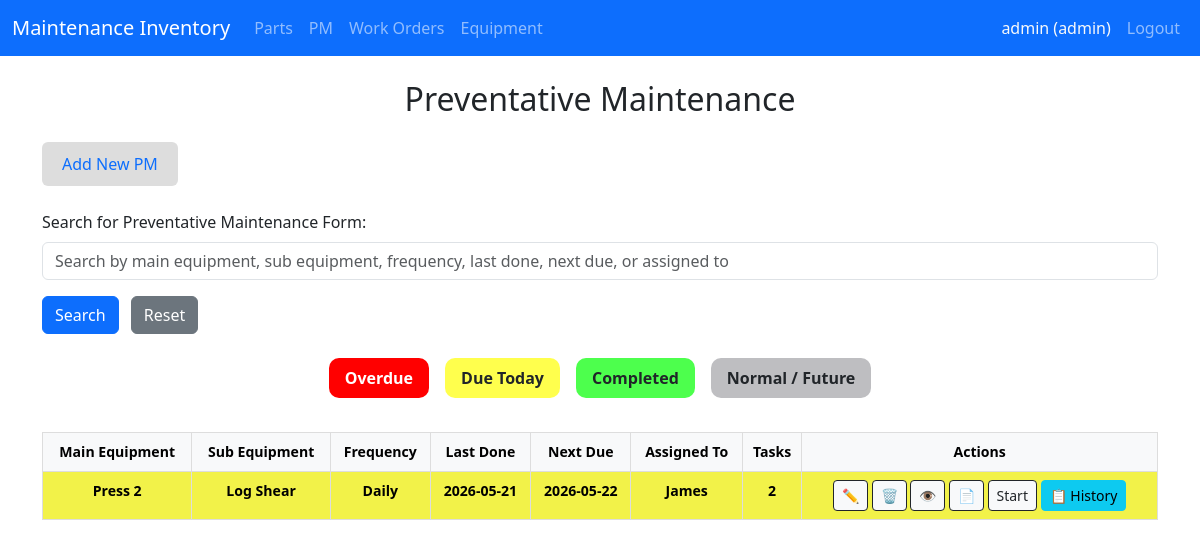
The page /pm/ (signed in) on the database its author committed.
### app/models/user.py (models this page shows, shortened)
class User(UserMixin, db.Model):
    __tablename__ = 'users'
    id = db.Column(db.Integer, primary_key=True)
    username = db.Column(db.String(80), unique=True, nullable=False)
    password_hash = db.Column(db.String(256), nullable=False)
    role = db.Column(db.String(20), default='technician') # 'admin' or 'technician'
    must_change_password = db.Column(db.Boolean, default=True) # Force change on first login
    created_at = db.Column(db.DateTime, default=datetime.utcnow)
    email = db.Column(db.String(120), unique=True, nullable=True) # Optional (nullable=True)

### app/models/pm.py (models this page shows, shortened)
class PM(db.Model):
    __tablename__ = 'pm'  # Keep to match your existing DB table
    id = db.Column(db.Integer, primary_key=True)
    main_equipment = db.Column(db.String(255))
    sub_equipment = db.Column(db.String(255))
    frequency = db.Column(db.String(50))
    last_done = db.Column(db.Date)
    next_due = db.Column(db.Date)
    checklist = db.Column(db.JSON)  # Assuming JSON for checklist
    assigned_user_id = db.Column(db.Integer, db.ForeignKey('users.id'), nullable=True)
    assigned_user = db.relationship('User', backref='assigned_pm_items', lazy=True)  # Unique backref name to avoid conflict

### app/routes/pm.py (the view, shortened to what this page needs)
@bp.route('/', methods=['GET', 'POST'])
@login_required
def index():
    search = request.args.get('search')
    query = PM.query.outerjoin(User)
    if current_user.role == 'technician':
        query = query.filter(PM.assigned_user_id == current_user.id)
    pms = query.all()
    items = []
    for pm in pms:
        items.append({
            'id': pm.id,
            'main_equipment': pm.main_equipment,
            'sub_equipment': pm.sub_equipment,
            'frequency': pm.frequency,
            'last_done': pm.last_done.strftime('%Y-%m-%d') if pm.last_done else None,
            'next_due': pm.next_due.strftime('%Y-%m-%d') if pm.next_due else None,
            'checklist': pm.checklist or [],
            'assigned_user_id': pm.assigned_user_id,
            'assigned_to': pm.assigned_user.username if pm.assigned_user else 'N/A'
        })
    today = datetime.now().strftime("%Y-%m-%d")
    tomorrow = (datetime.now() + timedelta(days=1)).strftime("%Y-%m-%d")
    technicians = User.query.filter_by(role='technician').all() if current_user.role == 'admin' else []
    return render_template("pm.html", items=items, today=today, tomorrow=tomorrow,
                           technicians=technicians, search=search)

### app/templates/pm.html (shortened to what this page needs)
{% extends "base.html" %}
{% block content %}
<h2 class="mb-4 center-text">Preventative Maintenance</h2>
<div class="d-flex gap-2 mb-4">
    {% if current_user.role == 'admin' %}
    <button class="btn btn-outline-primary tab-button" onclick="openTab(1)">Add New PM</button>
    {% endif %}
</div>
<div id="tab-0" class="tab-content active">
    <form method="get" action="/pm" class="row g-3 mb-4">
        <div class="col-md-12">
            <label class="form-label">Search for Preventative Maintenance Form:</label>
            <input type="text" name="search" class="form-control" placeholder="Search by main equipment, sub equipment, frequency, last done, next due, or assigned to" value="{{ search or '' }}">
        </div>
        <div class="col-12">
            <button type="submit" class="btn btn-primary">Search</button>
            <a href="/pm" class="btn btn-secondary ms-2">Reset</a>
        </div>
    </form>
    {% if items %}
        <div class="d-flex align-items-center mb-4">
            <div class="d-flex gap-3 flex-wrap">
<span class="pm-overdue-legion px-3 py-2">Overdue</span>
<span class="pm-due-soon-legion text-dark px-3 py-2">Due Today</span>
<span class="pm-complete-legion px-3 py-2">Completed</span>
<span class="pm-secondary-legion px-3 py-2">Normal / Future</span>
</div>
        </div>
        <div id="table-view" class="table-responsive">
            <table id="pm-table" class="table table-striped table-hover">
                <thead class="table-light">
                    <tr>
                        <th class="center-text">Main Equipment</th>
                        <th class="center-text">Sub Equipment</th>
                        <th class="center-text">Frequency</th>
                        <th class="center-text">Last Done</th>
                        <th class="center-text">Next Due</th>
                        <th class="center-text">Assigned To</th>
                        <th class="center-text">Tasks</th>
                        <th class="center-text">Actions</th>
                    </tr>
                </thead>
                <tbody>
                    {% for item in items %}
                        {% set is_completed = item.checklist and item.checklist|selectattr('type', 'equalto', 'task')|selectattr('completed', 'equalto', true)|list|length == item.checklist|selectattr('type', 'equalto', 'task')|list|length %}
                        {% set next_due_str = item.next_due|string if item.next_due else '' %}
                        {% set row_class = 'pm-row-complete' if is_completed or (item.last_done|string == today) else
                            'pm-row-due-soon' if next_due_str == today else
                            'pm-row-overdue' if next_due_str and next_due_str < today else 'pm-row-secondary' %}
                        <tr class="{{ row_class }}">
                            <td class="center-text">{{ item.main_equipment|default('N/A') }}</td>
                            <td class="center-text">{{ item.sub_equipment|default('N/A') }}</td>
                            <td class="center-text">{{ item.frequency|default('N/A') }}</td>
                            <td class="center-text">{{ item.last_done|default('N/A') }}</td>
                            <td class="center-text">{{ item.next_due|default('N/A') }}</td>
                            <td class="center-text">{{ item.assigned_to|default('N/A') }}</td>
                            <td class="center-text">
                                {% if item.checklist %}
                                    {{ item.checklist|selectattr('type', 'equalto', 'task')|list|length }}
                                {% else %}
                                    0
                                {% endif %}
                            </td>
                            <td class="center-text">
                                {% if current_user.role == 'admin' %}
                                <button class="btn btn-sm btn-light btn-outline-dark" onclick="editPM({{ item.id }})">✏️</button>
                                <button class="btn btn-sm btn-light btn-outline-dark" onclick="showDeleteConfirm({{ item.id }})">🗑️</button>
                                {% endif %}
                                <button class="btn btn-sm btn-light btn-outline-dark" onclick="viewPM({{ item.id }})">👁</button>
                                <button class="btn btn-sm btn-light btn-outline-dark" onclick="exportPMtoPDF({{ item.id }})">📄</button>
                                <button class="btn btn-sm btn-light btn-outline-dark" onclick="startPM({{ item.id }})">Start</button>
								<button class="btn btn-sm btn-info" onclick="viewHistory({{ item.id }})">📋 History</button>
								</td>
                        </tr>
                    {% endfor %}
                </tbody>
            </table>
        </div>
    {% else %}
        <p>No PMs found. {% if current_user.role == 'admin' %}Try a broader search or add a new PM.{% else %}No PMs assigned to you.{% endif %}</p>
    {% endif %}
</div>
{% endblock %}

### app/templates/base.html (shortened to what this page needs)
<!DOCTYPE html>
<html lang="en">
<head>
    <link href="https://cdn.jsdelivr.net/npm/bootstrap@5.3.3/dist/css/bootstrap.min.css" rel="stylesheet">
</head>
<body>
<nav class="navbar navbar-expand-lg navbar-dark bg-primary sticky-top">
    <div class="container-fluid">
        <a class="navbar-brand" href="{{ url_for('dashboard.index') }}">Maintenance Inventory</a>
        <div class="collapse navbar-collapse" id="navbarNav">
            <ul class="navbar-nav me-auto">
                <li class="nav-item">
                    <a class="nav-link" href="{{ url_for('parts.index') }}">Parts</a>
                </li>
                <li class="nav-item">
                    <a class="nav-link" href="{{ url_for('pm.index') }}">PM</a>
                </li>
                <li class="nav-item">
                    <a class="nav-link" href="{{ url_for('workorder.index') }}">Work Orders</a>
                </li>
                <li class="nav-item">
                    <a class="nav-link" href="{{ url_for('equipment.index') }}">Equipment</a>
                </li>
            </ul>
            <ul class="navbar-nav ms-auto">
                <li class="nav-item">
                    <span class="nav-link text-light">
                        {{ current_user.username }} ({{ current_user.role }})
                    </span>
                </li>
                <li class="nav-item">
                    <a class="nav-link" href="{{ url_for('auth.logout') }}">Logout</a>
                </li>
            </ul>
        </div>
    </div>
</nav>
    <div class="container mt-4">
        {% block content %}{% endblock %}
    </div>
</body>
</html>

### app/templates/base.html (style rules this page uses)
.tab-button { padding: 10px 20px; cursor: pointer; background: #ddd; border: none; font-size: 16px; }
.tab-content { display: none; }
.tab-content.active { display: block; }
table { width: 100%; border-collapse: collapse; margin-top: 10px; }
th, td { border: 1px solid #ddd; padding: 8px; text-align: left; }
th { background-color: #f2f2f2; cursor: pointer; }

### app/templates/pm.html (style rules this page uses)
.table-responsive { overflow-x: auto; -webkit-overflow-scrolling: touch; }
#pm-table { min-width: 850px; font-size: 0.88rem; }
#pm-table th, #pm-table td { padding: 8px 6px; white-space: nowrap; }
@media (min-width: 769px) { #table-view { display: block; } }
.center-text { text-align: center; }
.pm-row-due-soon td { background-color: #ffff4d; font-weight: bold; }
.pm-complete-legion { background-color: #4dff4d; font-weight: bold; border-radius: 10px; }
.pm-due-soon-legion { background-color: #ffff4d; font-weight: bold; border-radius: 10px; }
.pm-overdue-legion { background-color: #FF0000; color: white !important; font-weight: bold; border-radius: 10px; }
.pm-secondary-legion { background-color: #bebec1; font-weight: bold; border-radius: 10px; }

### rows shown on the page
User: username "admin", role "admin"
PM: main_equipment "Press 2", sub_equipment "Log Shear", frequency "Daily"
User: assigned_to "James"

### other values the page prints
{{ item.last_done|default('N/A') }} "2026-05-21"
{{ item.next_due|default('N/A') }} "2026-05-22"
{{ item.checklist|selectattr('type', 'equalto', 'task')|list|length }} "2"
